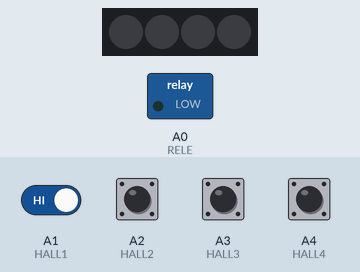
A sketch run on a simulated Arduino Uno, built with avr-gcc and run on an emulated ATmega328P. Parts: 4 RGB LEDs in strip order, left to right, switched loads named in the sketch (green lamp = pin HIGH). The test bench sets the inputs (shaded band); at power-on: A1 (HALL1), A2 (HALL2), A3 (HALL3), A4 (HALL4) HIGH. Dim RGB values are drawn brighter than linear.

Above: at 2.2 s.
2.3 s: A2 (HALL2) pulled LOW for 0.15 s
At 2.37 s:
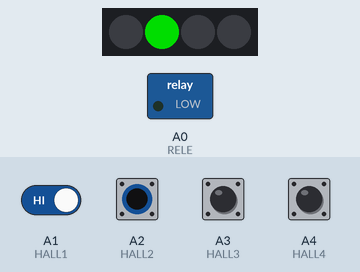
3.9 s: A3 (HALL3) pulled LOW for 0.15 s
At 3.97 s:
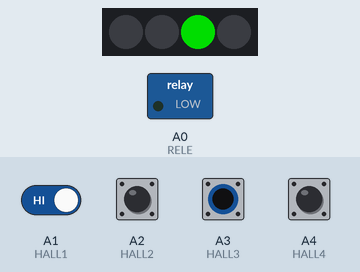
5.5 s: A4 (HALL4) pulled LOW for 0.15 s
At 5.57 s:
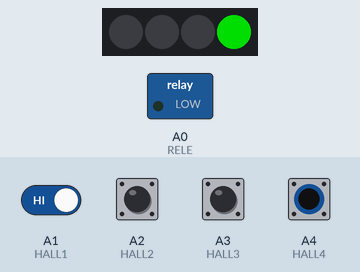
7.1 s: A1 (HALL1) driven LOW and A2 (HALL2) driven LOW and A3 (HALL3) driven LOW and A4 (HALL4) driven LOW
At 7.5 s:
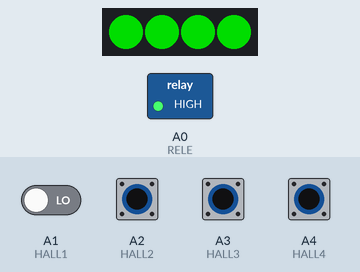
8.6 s: A1 (HALL1) driven HIGH
At 9.8 s:
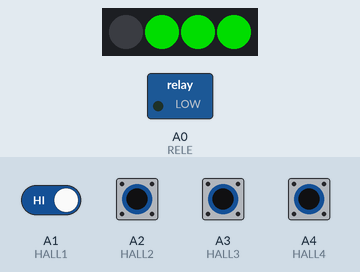
10.1 s: A3 (HALL3) driven HIGH
At 10.9 s:
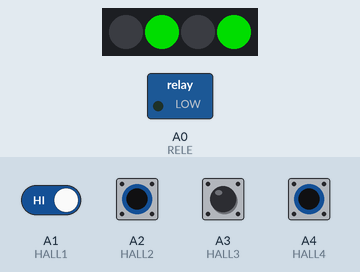
Timing chart, 0 to 12.6 s (numbered marks = the images above; inputs shaded):
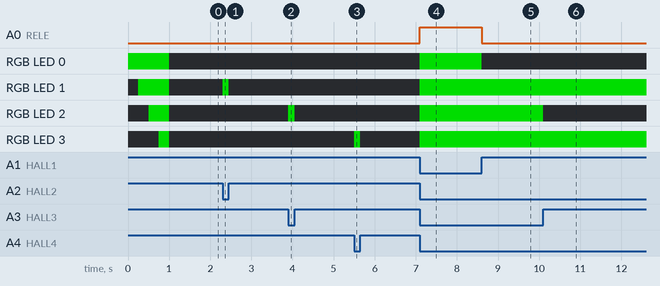

Measured:
- after the input at 2.3 s, RGB LED 1: off → RGB(0, 150, 0) at once, → off 0.15 s later
- after the input at 3.9 s, RGB LED 2: off → RGB(0, 150, 0) at once, → off 0.15 s later
- after the input at 5.5 s, RGB LED 3: off → RGB(0, 150, 0) at once, → off 0.15 s later
- after the input at 7.1 s, A0 (RELE): LOW → HIGH at once; RGB LED 0–3: off → RGB(0, 150, 0) at once
- after the input at 8.6 s, A0 (RELE): HIGH → LOW at once; RGB LED 0: RGB(0, 150, 0) → off at once
- after the input at 10.1 s, RGB LED 2: RGB(0, 150, 0) → off at once

The sketch:

Hall.ino
```cpp
/*
 * Cuadros_5_hall_V1.1
 * Utiliza la shield diseñada para arduino Proyactil MX 2021
 *
 * Misael Reyes
 * 17/08/2021
 *
 */
#include <Adafruit_NeoPixel.h>
#define RELE      A0
#define HALL1     A1//A0
#define HALL2     A2//A1
#define HALL3     A3//A2
#define HALL4     A4//A3
//#define HALL5     A3//A3
#define PIN       5
#define NUMPIXELS 4
Adafruit_NeoPixel pixels(NUMPIXELS, PIN, NEO_GRB + NEO_KHZ800);

int sensors = 0;
boolean hall_state = LOW;
void setup() {
  pinMode(RELE, OUTPUT);
  pinMode(HALL1, INPUT_PULLUP);
  pinMode(HALL2, INPUT_PULLUP);
  pinMode(HALL3, INPUT_PULLUP);
  pinMode(HALL4, INPUT_PULLUP);
  //pinMode(HALL5, INPUT);
  pixels.begin();
   for(int i=0; i<NUMPIXELS; i++) { // For each pixel...

    // pixels.Color() takes RGB values, from 0,0,0 up to 255,255,255
    // Here we're using a moderately bright green color:
    pixels.setPixelColor(i, pixels.Color(0, 150, 0));


    pixels.show();
    delay(250);


             }
    pixels.clear();
    pixels.show();
}

void loop() {

  if(digitalRead(HALL1) == hall_state) {
    bitSet(sensors, 0);    // Pone la el bit 0 de la variable sensors en 1
    pixels.setPixelColor(0, pixels.Color(0, 150, 0));
    pixels.show();
  }
  else
  {
    bitClear(sensors, 0);
    pixels.setPixelColor(0, pixels.Color(0, 0, 0));
    pixels.show();
  }
    if(digitalRead(HALL2) == hall_state) {
    bitSet(sensors, 1);    // Pone la el bit 0 de la variable sensors en 1
    pixels.setPixelColor(1, pixels.Color(0, 150, 0));
    pixels.show();
  }
  else
  {
    bitClear(sensors, 1);
    pixels.setPixelColor(1, pixels.Color(0, 0, 0));
    pixels.show();
  }
    if(digitalRead(HALL3) == hall_state) {
    bitSet(sensors, 2);    // Pone la el bit 0 de la variable sensors en 1
    pixels.setPixelColor(2, pixels.Color(0, 150, 0));
    pixels.show();
  }
  else
  {
    bitClear(sensors, 2);
    pixels.setPixelColor(2, pixels.Color(0, 0, 0));
    pixels.show();
  }
    if(digitalRead(HALL4) == hall_state) {
    bitSet(sensors, 3);    // Pone la el bit 0 de la variable sensors en 1
    pixels.setPixelColor(3, pixels.Color(0, 150, 0));
    pixels.show();
  }
  else
  {
    bitClear(sensors, 3);
    pixels.setPixelColor(3, pixels.Color(0, 0, 0));
    pixels.show();
  }


  if(sensors == 15) digitalWrite(RELE, HIGH);           // Si los bits 0 a 4 de la variable sensors son 1...
  else digitalWrite(RELE, LOW);                         // Si uno solo bit es 0...


}
```
